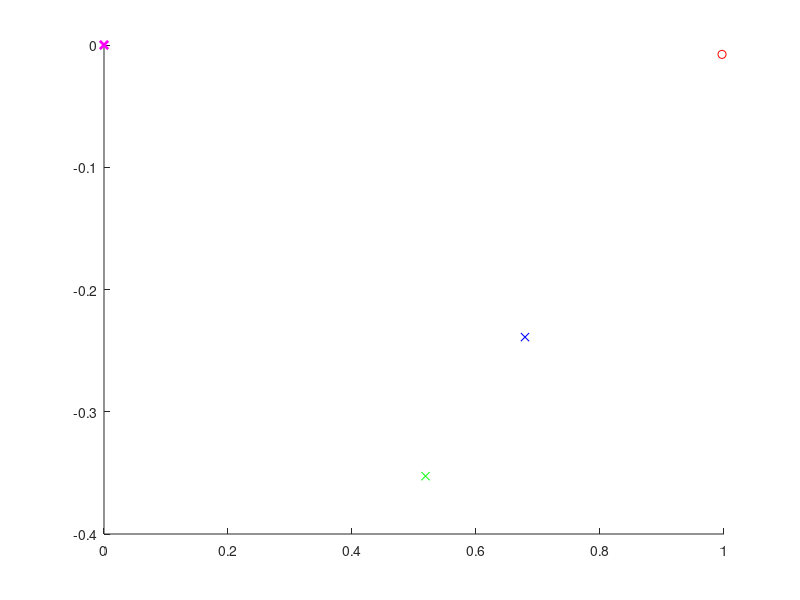

Write the MATLAB code that produced this figure. (Note: this script raises an error after producing the figure.)
% Copyright Beach Cleaning Automated
%
% Author: Banky Adebajo
% 
% Path planning simulation for obstacle avoidance and garbage detection

close all; clc;

% Discrete time step
update_rate = 10;
gps_correction_rate = 1;
dt = 1/update_rate;
gps_dt = 1/gps_correction_rate;

% Constants
L = 0.67;   % Length from back axle to front axle
gamma = 0;  % Front wheel rotation angle

% Initial State
x0 = [0 0 0]';

% Prior
mu = [0 0 0]'; % mean (mu) - Prior Belief
S = 1*eye(3);% covariance (Sigma) - Prior Covariance

% Discrete motion model
Ad = eye(3);
Bd = zeros(3,1);
Cd = eye(3);
Dd = 0;

% Motion model covariance. Account for slippage etc. here
R = [0.01^2 0 0; 0 0.01^2 0; 0 0 (deg2rad(0.1)^2)];
[RE, Re] = eig (R);

% Measurement model
Q = [0.5 0 0; 0 0.5 0; 0 0 deg2rad(10)];
Q_gps =  [0.01 0 0; 0 0.01 0; 0 0 deg2rad(10)];
[QE, Qe] = eig(Q);
[QE_gps, Qe_gps] = eig(Q_gps);

% Simulation Initializations
Tf = 15;    % Time in seconds for simulation to run
T = 0:dt:Tf;
n = length(Ad(1,:));
x = zeros(n,length(T));
x(:,1) = x0;

m = length(Cd(1,:));
y = zeros(m,length(T));
mup_S = zeros(n,length(T));     % Predicted state belief over time
mu_S = zeros(n,length(T));      % State belief over time
K_S = zeros(n, n, length(T));   % Kalman Gain over time

% Main loop
for t=2:length(T)
    % Set inputs at timestep
    if t < 50
        w = 1;
        gamma = 0;
    else
        w = 1;
        gamma = pi/8;
    end
    
    % Simulation
    % Select a motion disturbance
    e = RE*sqrt(Re)*randn(n,1);
    
    % Set Bd based on current pose and steering angle
    theta = x(3,t-1);
    Bd = [cos(theta); sin(theta); (tan(gamma)/L)];
    
    % Update State
    x(:,t) = Ad*x(:,t-1) + Bd*w + e;
    
    % Take Measurement
    d = QE*sqrt(Qe)*randn(m,1);
    y(:, t) = Cd*x(:,t) + Dd*w + d;
    
    % Extended Kalman Filter Estimation
    % Prediction Update
    Gt = [1, 0, -w*sin(mu(3))  % Linearization
          0, 1,  w*cos(mu(3))
          0, 0,          1];
    mup = Ad*mu + Bd*w;
    Sp = Gt*S*Gt' + R;
    
    % Measurement Update
    Ht = eye(3);    % Linearization
    K = Sp*Ht'*inv(Ht*Sp*Ht'+Q);
    mu = mup + K*(y(:,t) - Cd*mup);
    S = (eye(n) - K*Ht)*Sp;
    
    % Store results
    mup_S(:,t) = mup;
    mu_S(:,t) = mu;
    K_S(:, :,t) = K;
    
    % Plot results
    figure(1); clf; hold on;
    plot(0,0,'mx', 'MarkerSize', 6, 'LineWidth', 2)
    
    plot(y(1,2:t),y(2,2:t), 'gx--')
    plot(x(1,2:t),x(2,2:t), 'ro--')
    plot(mu_S(1,2:t),mu_S(2,2:t), 'bx--')
    
    mu_pos = [mu(1) mu(2)];
    S_pos = [S(1,1) S(1,2); S(2,1) S(2,2)];
    error_ellipse(S_pos,mu_pos,0.75);
    error_ellipse(S_pos,mu_pos,0.95);
    legend({'Origin', 'Measurement', 'True State', 'Predicted State', '75% Confidence', '95% Confidence'}, 'AutoUpdate', 'off');

    title('True State and Predicted State')
    xlabel('X Position (m)');
    ylabel('Y Position (m)');
    axis square
    
    axis_width = 100;
    axis_height = 100;
    axis([-axis_width/2 axis_width/2 -axis_height/2 axis_height/2])
end


